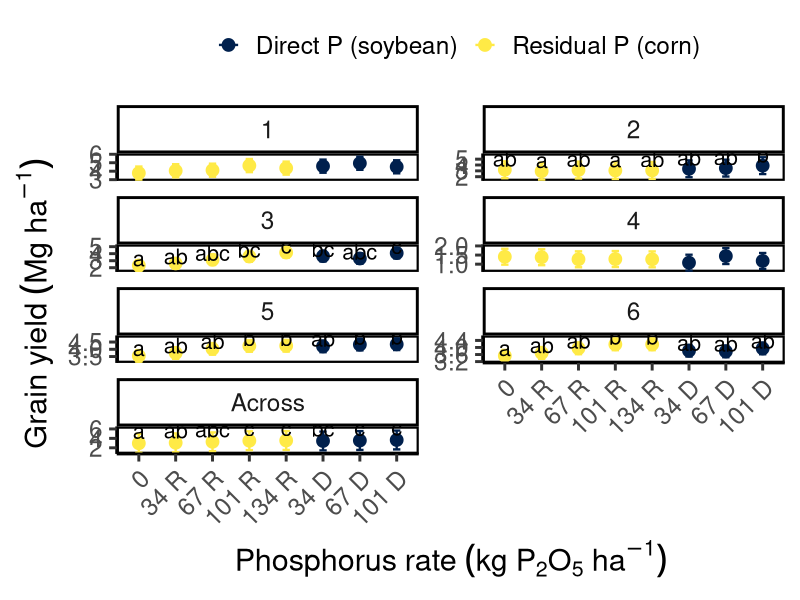

Recreate this plot in R.
## ---- chunk 1
library(tidyverse)    # Core tidyverse packages
library(readxl)       # read Excel files
library(lme4)         # mixed models
library(lmerTest)     # Kenward–Roger
library(emmeans)      # Estimated mean marginal means
library(multcomp)     # cld() for emmGrid
#library(writexl)      # write Excel files

## ---- chunk 2
# Import dataset
raw_data <- read_excel("soybean_P_response_dataset.xlsx", sheet = "data")

# Inspect structure
str(raw_data)

## ---- chunk 3
# Convert relevant variables to factors
raw_data <- raw_data %>%
  mutate(across(c(loc_num, loc_name, trt_name), as.factor))

# Define treatment order (used in models and plots)
raw_data$trt_name <- factor(raw_data$trt_name,
  levels = c("0","34 R","67 R","101 R","134 R","34 D","67 D","101 D"))

## ---- chunk 4
# Standardize variable names for modeling
model_data <- raw_data %>%
  mutate(
    response = yield_mg_ha,
    trt      = trt_name,
    rep      = rep
  )

## ---- chunk 5
# Split dataset by site
data_list <- split(model_data, model_data$loc_num)

results_all_sites <- tibble()

for (i in data_list) {

  # Skip if insufficient variation
  if (nlevels(i$trt) < 2 || all(is.na(i$response))) next

  # Fit model
  model_site <- lmer(response ~ trt + (1 | rep),
                     data = i, REML = TRUE)

  # ANOVA
  anov <- anova(model_site, ddf = "Kenward-Roger")

  # Extract p-value
  p_value <- anov["trt", "Pr(>F)"]
  p_value_2 <- if (is.finite(p_value) && p_value < 0.001) "<0.001" else sprintf("%.3f", p_value)

  # Estimated means and grouping
  means <- emmeans(model_site, ~ trt, lmer.df = "kenward-roger")

  results <- cld(means, Letters = letters, adjust = "sidak") %>%
    as.data.frame() %>%
    mutate(
      letter      = trimws(.group),
      Sites       = as.character(i$loc_num[1]),
      Location    = as.character(i$loc_name[1]),
      p_value_num = p_value,
      P_Value     = p_value_2
    )

  # Store results
  results_all_sites <- bind_rows(results_all_sites, results)
}

## ---- chunk 6
# Mixed model: treatment fixed, rep nested within location random
model_across <- lmer(response ~ trt + (1 | loc_num/rep),
                     data = model_data, REML = TRUE)

# ANOVA (Kenward-Roger correction)
anov_across <- anova(model_across, ddf = "Kenward-Roger")

# Extract p-value for treatment effect
p_value <- anov_across["trt", "Pr(>F)"]
p_value_2 <- if (is.finite(p_value) && p_value < 0.001) "<0.001" else sprintf("%.3f", p_value)

# Estimated marginal means and grouping
means_across <- emmeans(model_across, ~ trt, lmer.df = "kenward-roger")

results_across <- cld(means_across, Letters = letters, adjust = "sidak") %>%
  as.data.frame() %>%
  mutate(
    letter      = trimws(.group),
    Sites       = "Across",
    Location    = "All sites",
    p_value_num = p_value,
    P_Value     = p_value_2
  )

## ---- chunk 7
# Merge across-site and site-specific results
results_final <- bind_rows(results_all_sites, results_across)

# Remove grouping letters when treatment effect is not significant
results_final$letter <- ifelse(
  is.na(results_final$p_value_num) | results_final$p_value_num > 0.05,
  "",
  results_final$letter
)

results_final
#write_xlsx(results_final, "./Anova results_final.xlsx")

## ---- chunk 8

df_plot <- results_final %>%
  mutate(
    trt_label = factor(trt,
      levels = c("0","34 R","67 R","101 R","134 R","34 D","67 D","101 D")
    ),
    source = ifelse(grepl("D", trt),
                    "Direct P (soybean)",
                    "Residual P (corn)"),
    Sites = factor(Sites,
      levels = c("1","2","3","4","5","6","Across"))
  )

## ---- chunk 9

FigX <- ggplot(df_plot, aes(x = trt_label, y = emmean, color = source)) +
  
  geom_point(size = 4) +
  
  geom_errorbar(aes(ymin = lower.CL, ymax = upper.CL),
                width = 0.2, linewidth = 0.8) +
  
  # Position letters relative to CI (consistent across panels)
  geom_text(aes(label = letter,
                y = upper.CL + 0.15 * (upper.CL - lower.CL)),
            color = "black", size = 5.5) +
  
  facet_wrap(~ Sites, scales = "free_y", ncol = 2) +
  
  scale_color_viridis_d(option = "cividis") +
  
  labs(x = expression(Phosphorus~rate~(kg~P[2]*O[5]~ha^-1)),
    y = expression(Grain~yield~(Mg~ha^-1)),
    color = "") +
  
  theme_classic(base_size = 22) +
  theme(axis.text.x = element_text(angle = 45, hjust = 1),
    panel.background = element_rect(color = "black", linewidth = 1.5),
    legend.key = element_rect(color = "white"),
    legend.position = "top")

FigX
